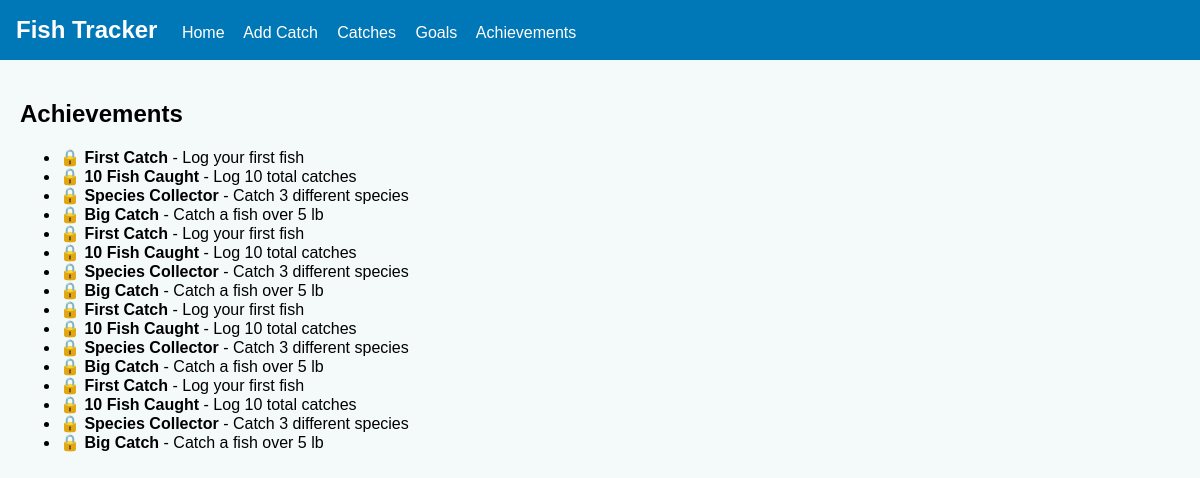
The app's page /achievements, older data.
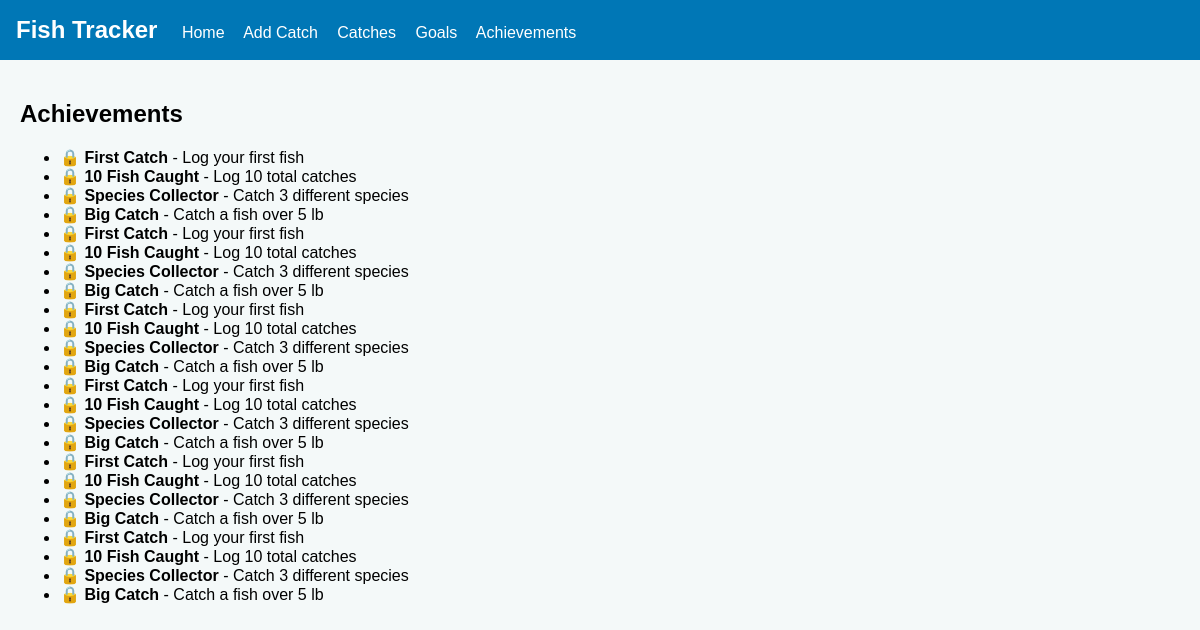
The same page, newer data.
### tables this page shows
CREATE TABLE achievements (
            id INTEGER PRIMARY KEY AUTOINCREMENT,
            name TEXT NOT NULL,
            description TEXT,
            unlocked INTEGER DEFAULT 0
        );

### app.py (the view)
@app.route("/achievements")
def achievements():
    conn = get_db_connection()
    all_achievements = conn.execute("SELECT * FROM achievements").fetchall()
    conn.close()
    return render_template("achievements.html", achievements=all_achievements)

### app.py (called while the page is built)
def get_db_connection():
    conn = sqlite3.connect(DB_NAME)
    conn.row_factory = sqlite3.Row
    return conn

### templates/achievements.html
{% extends "base.html" %}
{% block content %}
<h2>Achievements</h2>
<ul>
    {% for achievement in achievements %}
        <li>
            {% if achievement.unlocked %}
                🏆
            {% else %}
                🔒
            {% endif %}
            <strong>{{ achievement.name }}</strong> - {{ achievement.description }}
        </li>
    {% endfor %}
</ul>
{% endblock %}

### templates/base.html (shortened to what this page needs)
<!DOCTYPE html>
<html lang="en">
<head>
    <link rel="stylesheet" href="{{ url_for('static', filename='style.css') }}">
</head>
<body>
    <nav>
        <h1>Fish Tracker</h1>
        <a href="{{ url_for('index') }}">Home</a>
        <a href="{{ url_for('add_catch') }}">Add Catch</a>
        <a href="{{ url_for('catches') }}">Catches</a>
        <a href="{{ url_for('goals') }}">Goals</a>
        <a href="{{ url_for('achievements') }}">Achievements</a>
    </nav>
    <main>
        {% block content %}{% endblock %}
    </main>
</body>
</html>

### static/style.css (style rules this page uses)
body { font-family: Arial, sans-serif; margin: 0; background: #f4f9f9; }
nav { background: #0077b6; color: white; padding: 1rem; }
nav h1 { display: inline; margin-right: 20px; }
nav a { color: white; margin-right: 15px; text-decoration: none; }
main { padding: 20px; }

Row changes from the older to the newer data that the page shows:
added achievements: name "First Catch", description "Log your first fish"
added achievements: name "10 Fish Caught", description "Log 10 total catches"
added achievements: name "Species Collector", description "Catch 3 different species"
added achievements: name "Big Catch", description "Catch a fish over 5 lb"
added achievements: name "First Catch", description "Log your first fish"
added achievements: name "10 Fish Caught", description "Log 10 total catches"
added achievements: name "Species Collector", description "Catch 3 different species"
added achievements: name "Big Catch", description "Catch a fish over 5 lb"
